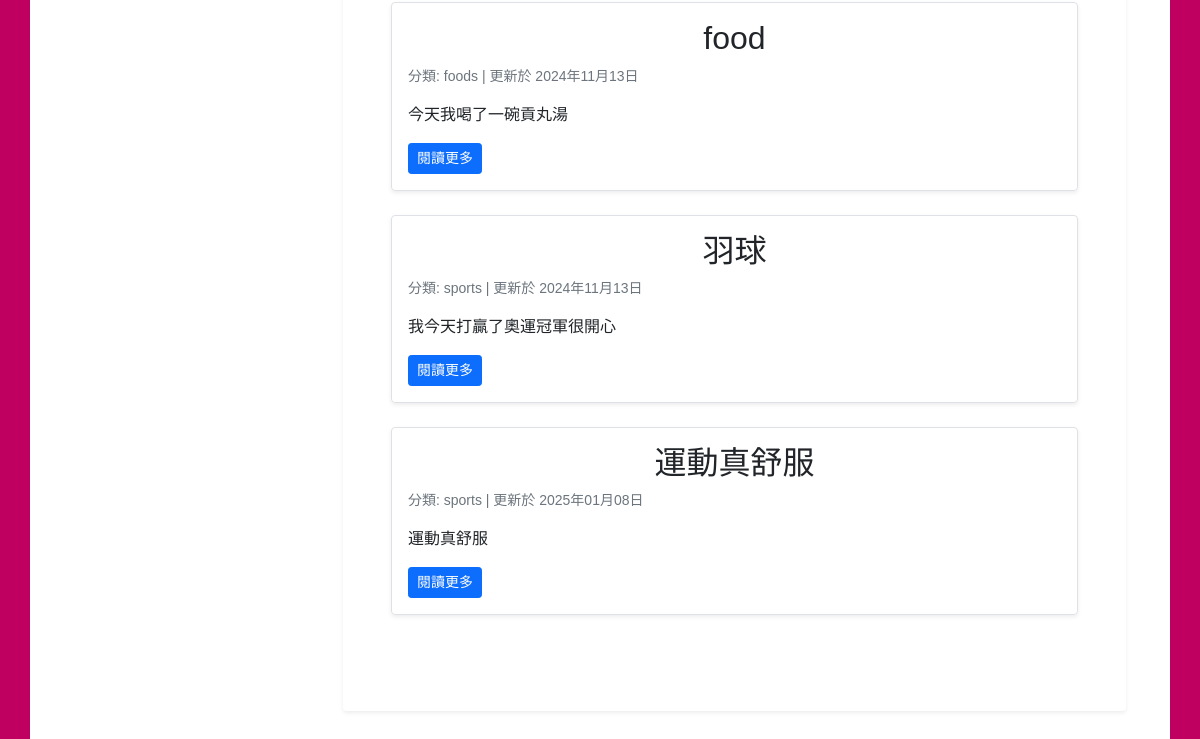
/postList/ (signed in, lower part), run on an earlier commit of the app's database.
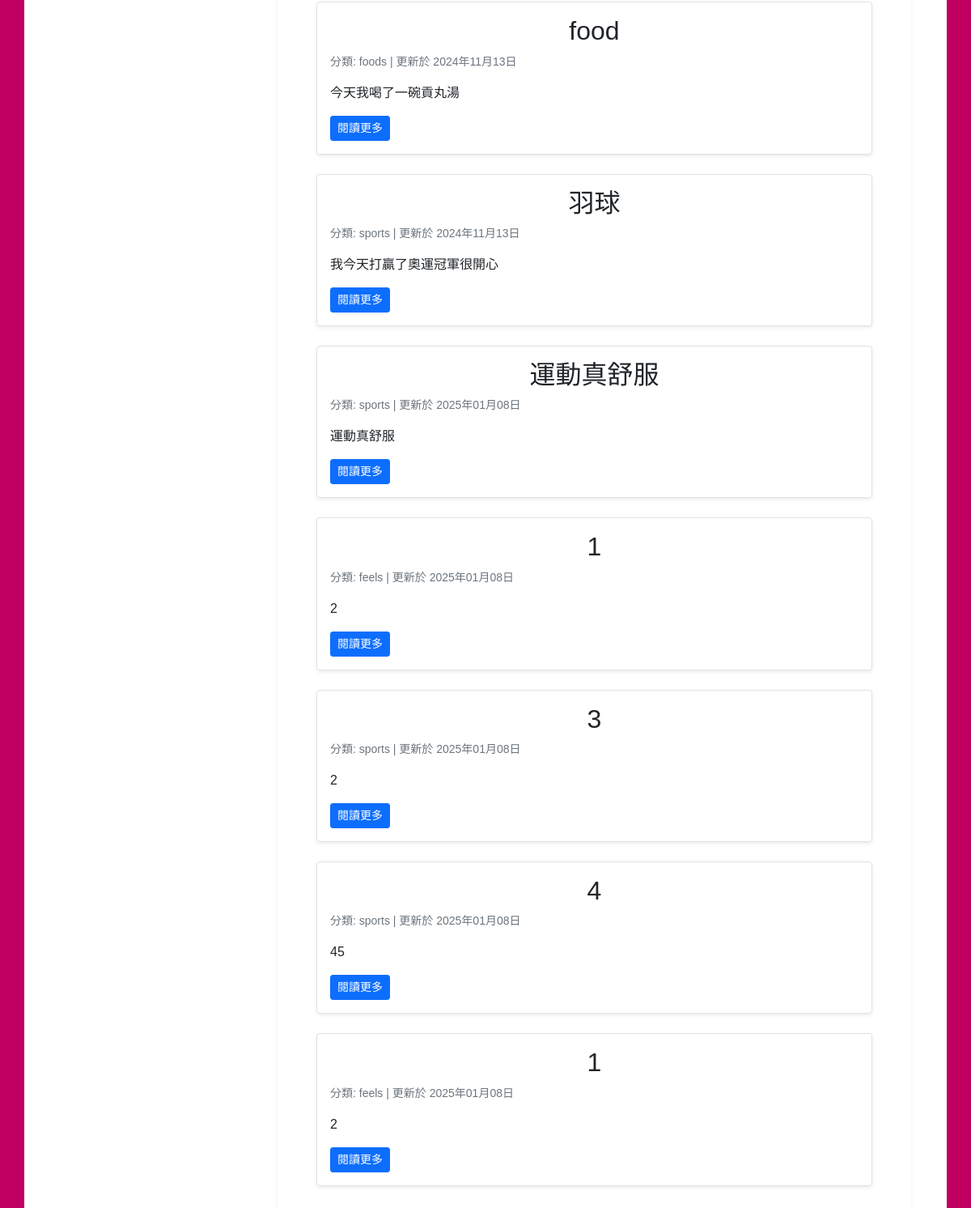
And on a later commit of the database.
### mypost/models.py (models this page shows, shortened)
class BlogPost(models.Model):
    TITLE_MAX_LENGTH = 200
    title = models.CharField(max_length=TITLE_MAX_LENGTH)
    content = models.TextField()
    category = models.CharField(max_length=100, choices=[
        ('sports', '運動'),
        ('feels', '心情'),
        ('foods', '美食'),
    ], default='tech')
    updated_at = models.DateTimeField(auto_now=True)
    created_at = models.DateTimeField(auto_now_add=True)  # 添加這一行

### mypost/views.py (the view)
# urls.py: path('postList/', postList, name='postList'),
def postList(request):
    blog_posts = BlogPost.objects.all()  # 查詢所有 BlogPost 文章
    return render(request, 'postList.html', {'blog_posts': blog_posts})

### templates/postList.html (shortened to what this page needs)
{% extends 'mainpage.html' %}
{% block blog %}
<div class="container py-5">
    <div class="article-list mt-4">
        {% for blog_post in blog_posts %}
        <div class="article-card mb-4 p-3 border rounded shadow-sm">
            <h2><a href="" class="text-decoration-none text-dark">{{ blog_post.title }}</a></h2>
            <p class="text-muted small">分類: {{ blog_post.category }} | 更新於 {{ blog_post.updated_at|date:"Y年m月d日" }}</p>
            <p>{{ blog_post.content|truncatewords:50 }}</p>
            <a href="" class="btn btn-primary btn-sm">閱讀更多</a>
        </div>
        {% empty %}
        <p>目前沒有任何文章。</p>
        {% endfor %}
    </div>
</div>
{% endblock %}

What changed in the data, as far as the page shows it:
added BlogPost: title "1", category "feels", updated_at "2025年01月08日", content "2"
added BlogPost: title "3", category "sports", updated_at "2025年01月08日", content "2"
added BlogPost: title "4", category "sports", updated_at "2025年01月08日", content "45"
added BlogPost: title "1", category "feels", updated_at "2025年01月08日", content "2"
